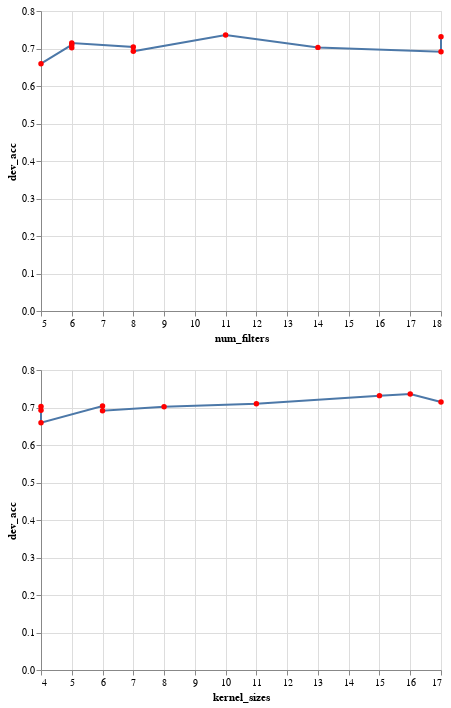

Write notebook code for a chart like this one.
### Code cell
chart1 = alt.Chart(data).mark_line(point=alt.OverlayMarkDef(color="red")).encode(
    x='num_filters',
    y='dev_acc')
chart2 = alt.Chart(data).mark_line(point=alt.OverlayMarkDef(color="red")).encode(
    x='kernel_sizes',
    y='dev_acc')
chart1 & chart2

### Figure 1 — Vega-Lite specification as saved in the notebook (floating-point values rounded to 4 significant figures)
{"config": {"view": {"continuousWidth": 400, "continuousHeight": 300}}, "vconcat": [{"mark": {"type": "line", "point": {"color": "red"}}, "encoding": {"x": {"field": "num_filters", "type": "quantitative"}, "y": {"field": "dev_acc", "type": "quantitative"}}}, {"mark": {"type": "line", "point": {"color": "red"}}, "encoding": {"x": {"field": "kernel_sizes", "type": "quantitative"}, "y": {"field": "dev_acc", "type": "quantitative"}}}], "data": {"name": "data-5d12e91a69b75a64ea575ec47a578ae3"}, "$schema": "https://vega.github.io/schema/vega-lite/v4.17.0.json", "datasets": {"data-5d12e91a69b75a64ea575ec47a578ae3": [{"num_filters": 11.0, "kernel_sizes": 16.0, "dev_acc": 0.7362, "test_acc": 0.7424}, {"num_filters": 8.0, "kernel_sizes": 6.0, "dev_acc": 0.7041, "test_acc": 0.6969}, {"num_filters": 14.0, "kernel_sizes": 4.0, "dev_acc": 0.703, "test_acc": 0.7128}, {"num_filters": 18.0, "kernel_sizes": 6.0, "dev_acc": 0.6915, "test_acc": 0.7068}, {"num_filters": 6.0, "kernel_sizes": 11.0, "dev_acc": 0.7099, "test_acc": 0.7057}, {"num_filters": 6.0, "kernel_sizes": 8.0, "dev_acc": 0.7018, "test_acc": 0.6881}, {"num_filters": 8.0, "kernel_sizes": 4.0, "dev_acc": 0.6927, "test_acc": 0.6595}, {"num_filters": 6.0, "kernel_sizes": 17.0, "dev_acc": 0.7144, "test_acc": 0.7293}, {"num_filters": 5.0, "kernel_sizes": 4.0, "dev_acc": 0.6594, "test_acc": 0.6809}, {"num_filters": 18.0, "kernel_sizes": 15.0, "dev_acc": 0.7317, "test_acc": 0.7271}]}}
